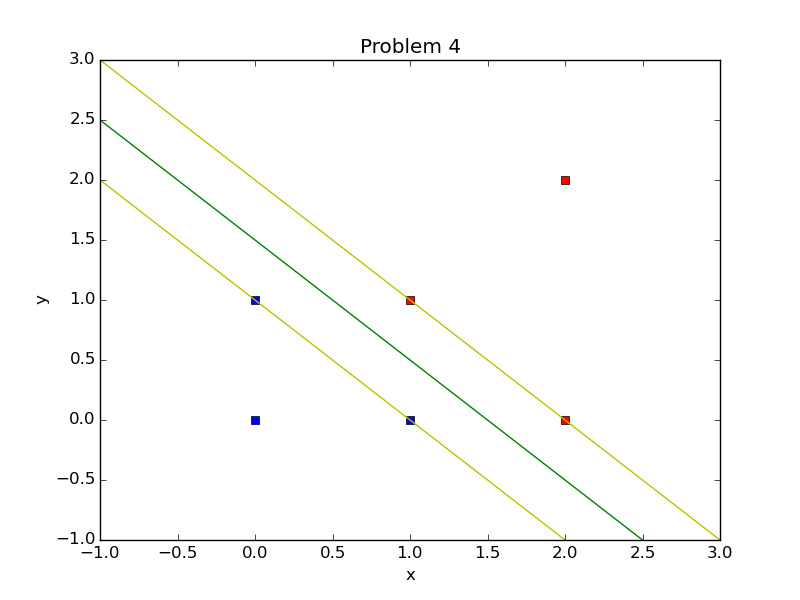

The script that drew this image:
import matplotlib.pyplot as plt

plt.plot([1,2,2], [1,2,0], 'rs', [0,1,0], [0,0,1], 'bs', [-1.0,2.5], [2.5,-1.0], 'g', [-1,2], [2,-1], 'y', [-1,3], [3,-1], 'y')
plt.axis([-1,3,-1,3])
plt.ylabel('y')
plt.xlabel('x')
plt.title('Problem 4')
plt.show()
